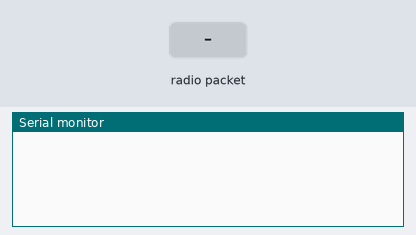
The sketch below on a simulated Arduino Uno, built with avr-gcc and run on an emulated ATmega328P. Shown: the last lines printed to the serial monitor. The test bench sets the inputs (shaded band). No radio packets arrive unless stated.

Above: at 1.2 s.
1.3 s: radio packet "0" arrives
At 2.4 s:
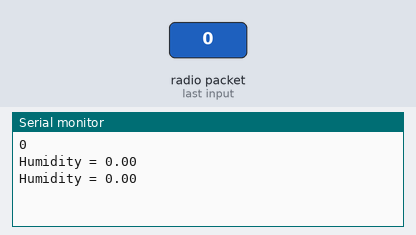
2.8 s: radio packet "1" arrives
At 3.5 s:
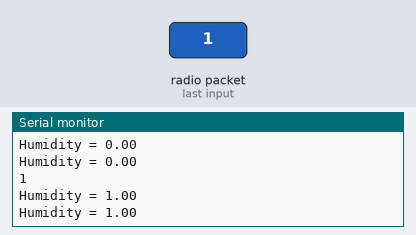

The sketch:

receiver.ino
```cpp
#include <SPI.h>
#include <RF24.h>
#include <nRF24L01.h>

RF24 radio(9,8); // CE, CSN
const byte address[10] = "ADDRESS01";
int commapos;

void setup(){
    Serial.begin(9600);
    radio.begin();
    radio.openReadingPipe(0, address);
    radio.setPALevel(RF24_PA_MIN);
    radio.startListening();
}

void loop(){
    if (radio.available()){
        char txt[64] = "";
        radio.read(&txt, sizeof(txt));
        String parse_str = String(txt);
        Serial.println(txt);
        for (int i=0; i<2; i++){
          commapos = parse_str.indexOf(',');
          if(commapos != -1){
            if(i == 0){
              float temp = parse_str.substring(0,commapos).toFloat();
              Serial.print("Temperature = ");
              Serial.println(temp);
              parse_str = parse_str.substring(commapos + 1, parse_str.length());
            }
            if(i == 1){
              float humi = parse_str.substring(0,commapos).toFloat();
              Serial.print("Humidity = ");
              Serial.println(humi);
            }
          }
          else{
            if(parse_str.length() > 0){
              float humi = parse_str.toFloat();
              Serial.print("Humidity = ");
              Serial.println(humi);
            }
          }
        }
      }
}
```

Measured:
- after the input at 1.3 s, the serial monitor: prints a new line at once (image 1)
- after the input at 2.8 s, the serial monitor: prints a new line at once (image 2)
